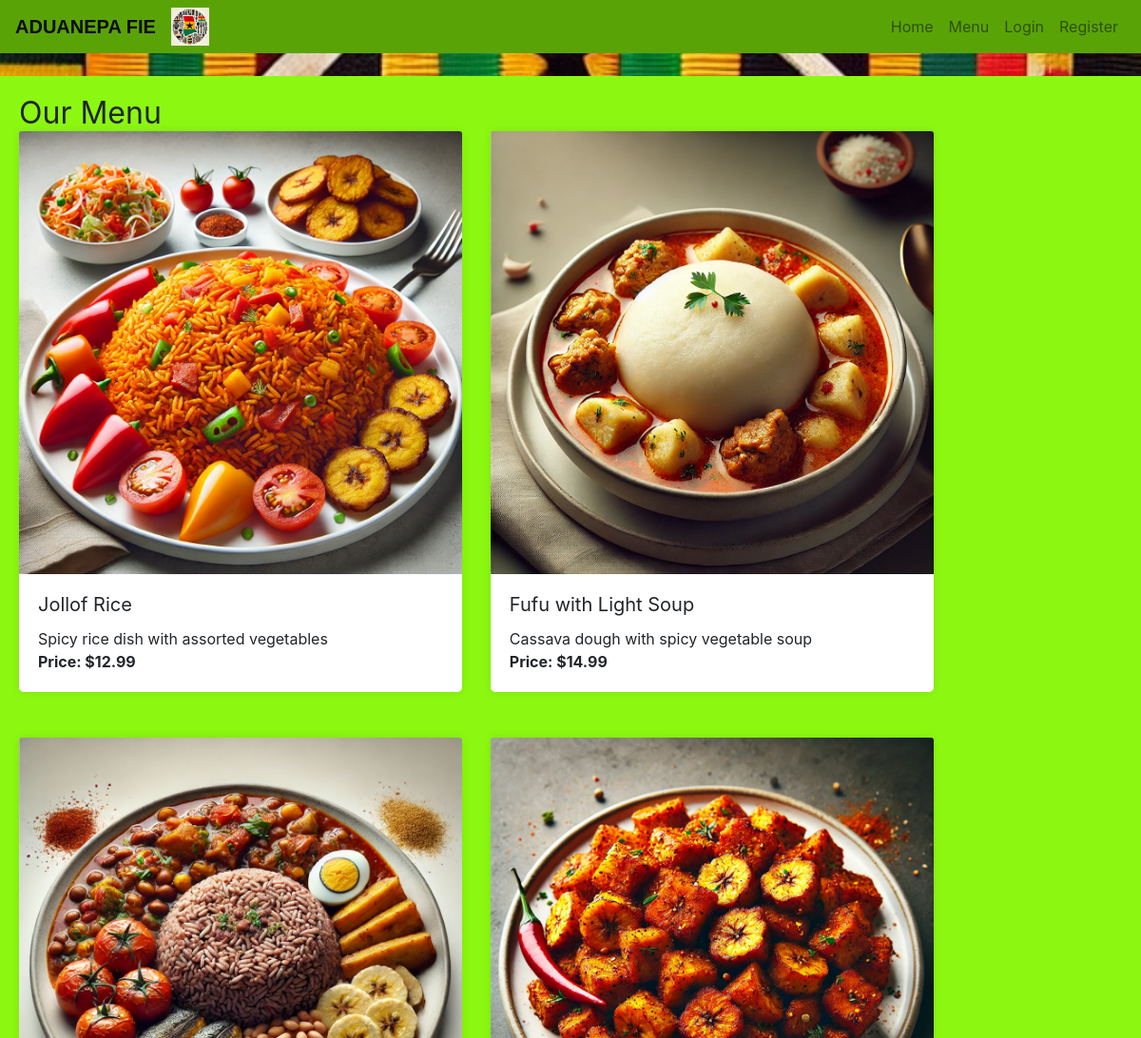
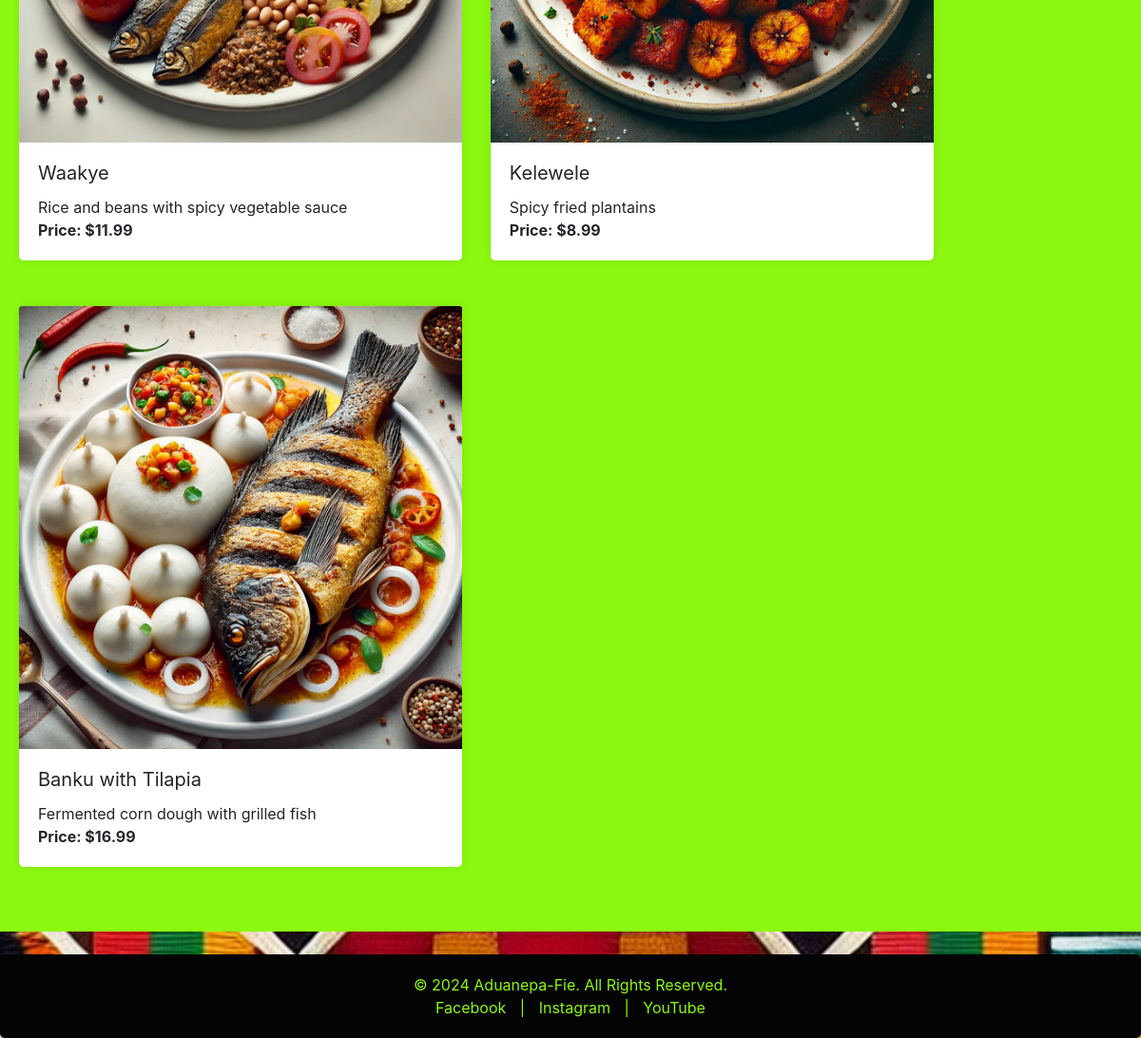
The app's page /menu/ with its own data (2 pictures, top to bottom).
### bookings/models.py (models this page shows, shortened)
class MenuItem(models.Model):
    name = models.CharField(max_length=100)
    description = models.TextField()
    price = models.DecimalField(max_digits=6, decimal_places=2)
    image = models.ImageField(upload_to='images/')

### bookings/views.py (the view)
# urls.py: path('menu/', views.menu, name='menu'),
def menu(request):
    menu_items = MenuItem.objects.all()
    return render(request, 'menu.html', {'menu_items': menu_items})

### templates/menu.html (shortened to what this page needs)
{% extends 'base.html' %}
{% load static %}
{% block content %}
    <h2>Our Menu</h2>
    <div class="row">
    {% for item in menu_items %}
        <div class="col-md-5 mb-5">
            <div class="card">
                {% if item.image %}
                    <img src="{{ item.image.url }}" class="card-img-top" alt="{{ item.name }}">
                {% else %}
                    <img src="{% static 'images/default_food.jpg' %}" class="card-img-top" alt="{{ item.name }}">
                {% endif %}
                <div class="card-body">
                    <h5 class="card-title">{{ item.name }}</h5>
                    <p class="card-text">{{ item.description }}</p>
                    <p class="card-text"><strong>Price: ${{ item.price }}</strong></p>
                </div>
            </div>
        </div>
    {% endfor %}
    </div>
{% endblock %}

### static/css/styles.css (style rules this page uses)
body, h1, h2, h3, h4, h5, h6, p, ul { margin: 0; padding: 0; font-weight: normal; }
body { background-image: url('/static/images/kente_background.jpg'); background-size: cover; background-repeat: no-repeat; background-attachment: fixed; background-position: center; }
.card { border: none; border-radius: 0.3rem; box-shadow: 0 0 10px rgba(0, 0, 0, 0.1); }
.card-body { padding: 20px; }

### records on screen
MenuItem: image (picture), name "Jollof Rice", description "Spicy rice dish with assorted vegetables", price "12.99"
MenuItem: image (picture), name "Fufu with Light Soup", description "Cassava dough with spicy vegetable soup", price "14.99"
MenuItem: image (picture), name "Waakye", description "Rice and beans with spicy vegetable sauce", price "11.99"
MenuItem: image (picture), name "Kelewele", description "Spicy fried plantains", price "8.99"
MenuItem: image (picture), name "Banku with Tilapia", description "Fermented corn dough with grilled fish", price "16.99"
